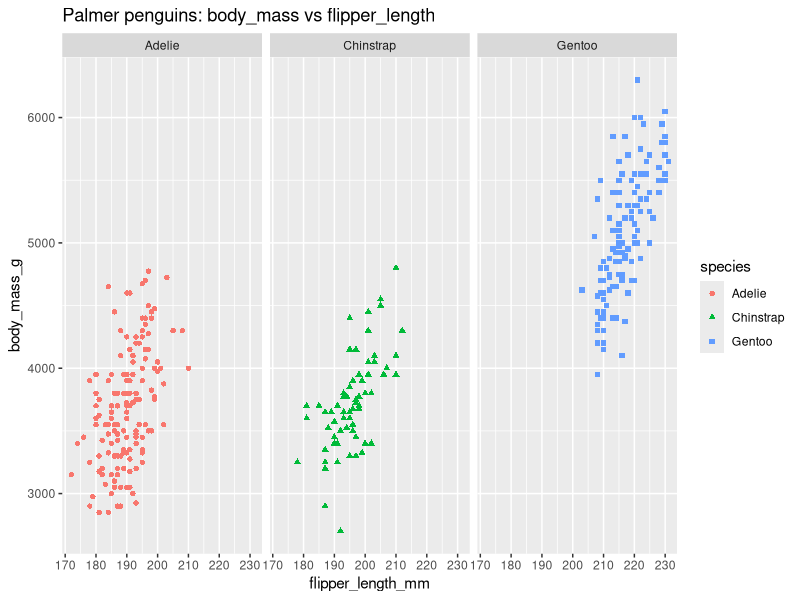

This figure's R source:
install.packages('palmerpenguins')
library('palmerpenguins')

install.packages('ggplot2')
library('ggplot2')

ggplot(data=penguins,aes(x=flipper_length_mm, y=body_mass_g))+ geom_point(aes(shape=species,color=species))+facet_wrap(~species)+labs(title="Palmer penguins: body_mass vs flipper_length")
